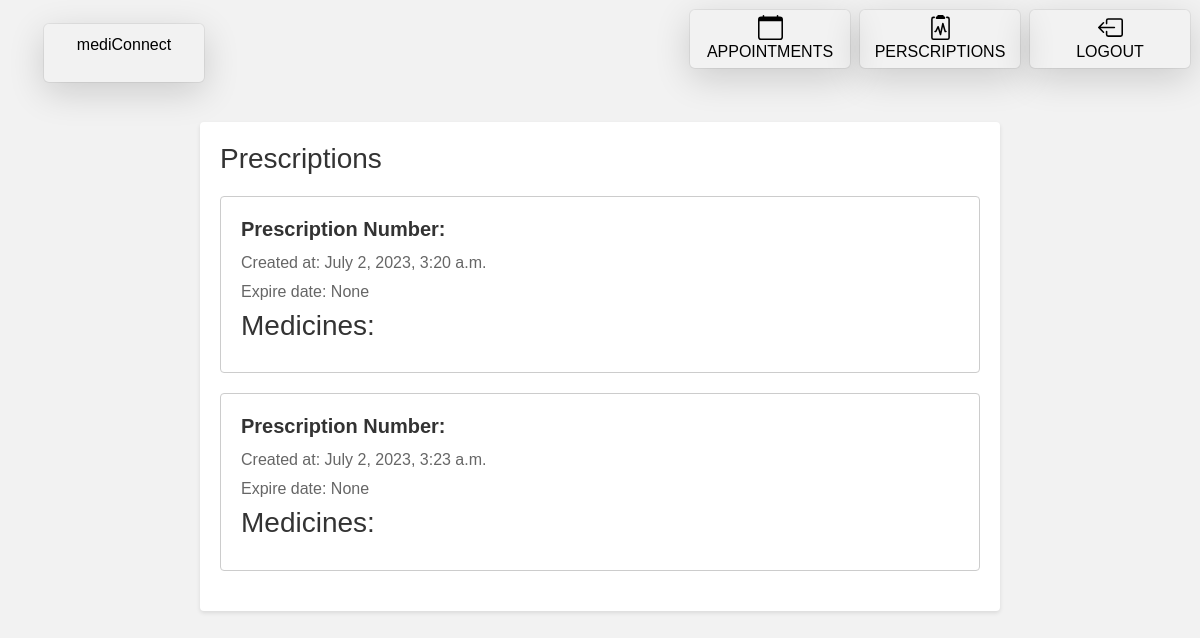
The page /perscription/ (signed in) on the database its author committed.
### main/models.py (models this page shows, shortened)
class Perscription(models.Model):
    patient = models.ForeignKey(Patient,on_delete=models.CASCADE)
    doctor = models.ForeignKey(Doctor,on_delete=models.CASCADE)
    created_at = models.DateTimeField(auto_now_add=True)
    expire_date = models.DateField(null=True)
    status = models.BooleanField(default=False)
    id = models.AutoField(primary_key=True)

### patient_site/views.py (the view)
# urls.py: path('perscription/',views.PerscriptionPage.as_view(),name='perscription_page'),
class PerscriptionPage(View):
    def get(self,request):
        if not request.user.is_authenticated:
            return redirect('home_page')
        persciptions = self.get_perscription()
        context = {'prescriptions':persciptions}
        return render(request,'patient_page/perscription.html',context)
    def get_perscription(self):
        return Perscription.objects.filter(patient=Patient.objects.get(user=self.request.user))

### templates/patient_page/perscription.html (shortened to what this page needs)
{% extends 'patient_page/base.html' %}
{% load static %}
{% block css %}
  <link rel="stylesheet" href="{% static 'patient_page/css/perscription.css' %}">
{% endblock %}
{% block content %}
  <div class="container">
    <h1>Prescriptions</h1>
    {% if prescriptions %}
      <ul class="prescription-list">
        {% for prescription in prescriptions %}
          <li class="prescription-item">
            <h2 class="prescription-number">Prescription Number: {{ prescription.number }}</h2>
            <p class="created-at">Created at: {{ prescription.created_at }}</p>
            <p class="expire-date">Expire date: {{ prescription.expire_date }}</p>
            <h3 class="medicine-heading">Medicines:</h3>
          </li>
        {% endfor %}
      </ul>
    {% else %}
      <p>No prescriptions found.</p>
    {% endif %}
  </div>
{% endblock %}

### static/patient_page/css/base.css (style rules this page uses)
* { margin: 0; padding: 0; box-sizing: border-box; }
body { min-height: 100vh; height: fit-content; width: 100%; font-family: 'Montserrat', sans-serif; }

### static/patient_page/css/perscription.css (style rules this page uses)
body { font-family: Arial, sans-serif; background-color: #f2f2f2; color: #333; }
.container { max-width: 800px; margin: 0 auto; padding: 20px; background-color: #fff; box-shadow: 0 2px 4px rgba(0, 0, 0, 0.1); border-radius: 4px; }
h1 { font-size: 28px; margin-bottom: 20px; }
ul { list-style-type: none; padding: 0; }
.prescription-item { border: 1px solid #ccc; padding: 20px; margin-bottom: 20px; border-radius: 4px; }
.prescription-number { font-size: 20px; font-weight: bold; margin-bottom: 10px; }
.created-at, .expire-date { color: #666; margin-bottom: 5px; }

### rows shown on the page
Perscription: created_at "July 2, 2023, 3:20 a.m.", expire_date "None"
Perscription: created_at "July 2, 2023, 3:23 a.m.", expire_date "None"
